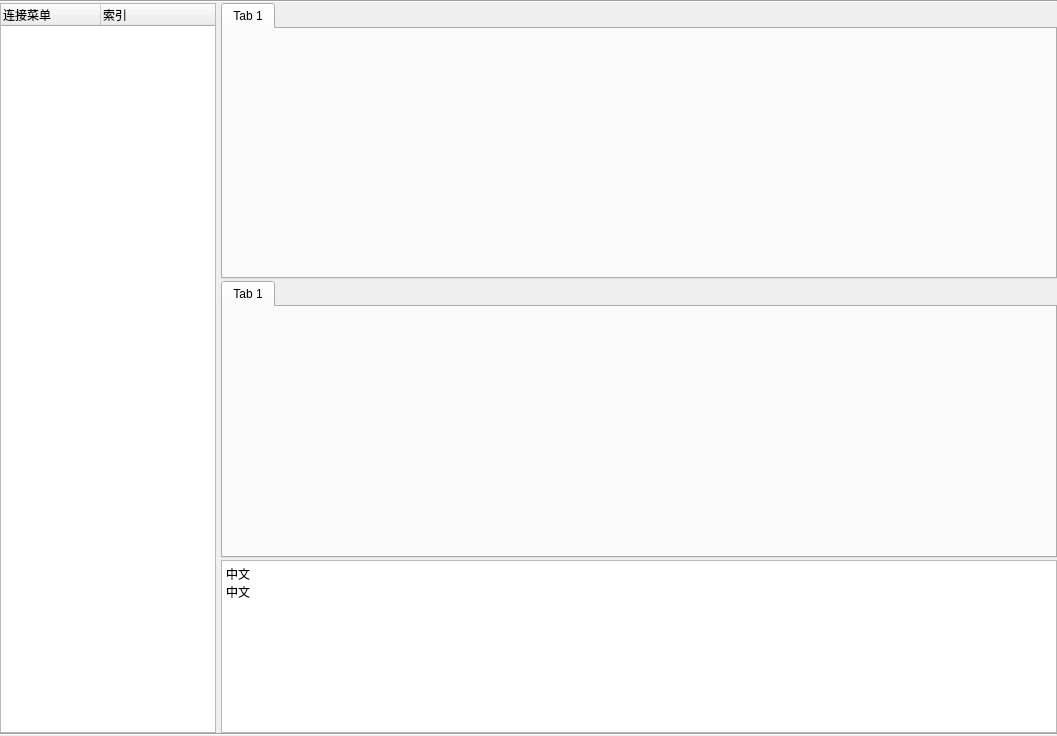
<?xml version="1.0" encoding="UTF-8"?>
<ui version="4.0">
 <class>MainWindow</class>
 <widget class="QMainWindow" name="MainWindow">
  <property name="geometry">
   <rect>
    <x>0</x>
    <y>0</y>
    <width>1057</width>
    <height>736</height>
   </rect>
  </property>
  <property name="mouseTracking">
   <bool>true</bool>
  </property>
  <property name="acceptDrops">
   <bool>true</bool>
  </property>
  <property name="windowTitle">
   <string>测试工具1.0</string>
  </property>
  <property name="documentMode">
   <bool>false</bool>
  </property>
  <property name="dockNestingEnabled">
   <bool>false</bool>
  </property>
  <widget class="QWidget" name="centralwidget">
   <property name="enabled">
    <bool>true</bool>
   </property>
   <property name="mouseTracking">
    <bool>false</bool>
   </property>
   <property name="acceptDrops">
    <bool>false</bool>
   </property>
   <layout class="QGridLayout" name="gridLayout">
    <property name="leftMargin">
     <number>0</number>
    </property>
    <property name="topMargin">
     <number>0</number>
    </property>
    <property name="rightMargin">
     <number>0</number>
    </property>
    <property name="bottomMargin">
     <number>0</number>
    </property>
    <item row="0" column="0">
     <layout class="QVBoxLayout" name="VLayout_CW" stretch="0,0,0">
      <property name="spacing">
       <number>0</number>
      </property>
      <item>
       <widget class="Line" name="TopLine">
        <property name="orientation">
         <enum>Qt::Horizontal</enum>
        </property>
       </widget>
      </item>
      <item>
       <layout class="QHBoxLayout" name="HLayoutInCW" stretch="0,4">
        <property name="spacing">
         <number>5</number>
        </property>
        <property name="sizeConstraint">
         <enum>QLayout::SetNoConstraint</enum>
        </property>
        <item>
         <widget class="QTreeWidget" name="treeWidget">
          <column>
           <property name="text">
            <string>连接菜单</string>
           </property>
          </column>
          <column>
           <property name="text">
            <string>索引</string>
           </property>
          </column>
         </widget>
        </item>
        <item>
         <layout class="QVBoxLayout" name="VLayoutInHLayout" stretch="4,4,0">
          <property name="spacing">
           <number>2</number>
          </property>
          <item>
           <widget class="QTabWidget" name="TopTabWidget">
            <property name="minimumSize">
             <size>
              <width>836</width>
              <height>276</height>
             </size>
            </property>
            <property name="currentIndex">
             <number>0</number>
            </property>
            <widget class="QWidget" name="tab">
             <attribute name="title">
              <string>Tab 1</string>
             </attribute>
            </widget>
           </widget>
          </item>
          <item>
           <widget class="QTabWidget" name="NextTabWidget">
            <property name="minimumSize">
             <size>
              <width>836</width>
              <height>277</height>
             </size>
            </property>
            <property name="currentIndex">
             <number>0</number>
            </property>
            <widget class="QWidget" name="tab_3">
             <attribute name="title">
              <string>Tab 1</string>
             </attribute>
            </widget>
           </widget>
          </item>
          <item>
           <widget class="QPlainTextEdit" name="Log">
            <property name="plainText">
             <string>中文
中文</string>
            </property>
           </widget>
          </item>
         </layout>
        </item>
       </layout>
      </item>
      <item>
       <widget class="Line" name="BottomLine">
        <property name="orientation">
         <enum>Qt::Horizontal</enum>
        </property>
       </widget>
      </item>
     </layout>
    </item>
   </layout>
  </widget>
 </widget>
 <resources>
  <include location="../LeftListView.qrc"/>
 </resources>
 <connections/>
</ui>
